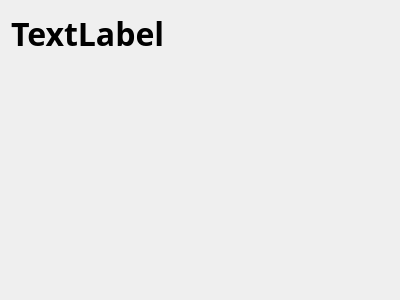
<?xml version="1.0" encoding="UTF-8"?>
<ui version="4.0">
 <class>Principal</class>
 <widget class="QWidget" name="Principal">
  <property name="geometry">
   <rect>
    <x>0</x>
    <y>0</y>
    <width>400</width>
    <height>300</height>
   </rect>
  </property>
  <property name="windowTitle">
   <string>Form</string>
  </property>
  <layout class="QGridLayout" name="gridLayout">
   <item row="1" column="0">
    <widget class="Ventana" name="ventana" native="true">
     <layout class="QGridLayout" name="gridLayout_2">
      <item row="0" column="0">
       <spacer name="verticalSpacer">
        <property name="orientation">
         <enum>Qt::Vertical</enum>
        </property>
        <property name="sizeHint" stdset="0">
         <size>
          <width>20</width>
          <height>223</height>
         </size>
        </property>
       </spacer>
      </item>
     </layout>
    </widget>
   </item>
   <item row="0" column="0">
    <widget class="QLabel" name="lEstado">
     <property name="font">
      <font>
       <family>IPAGothic</family>
       <pointsize>24</pointsize>
       <weight>75</weight>
       <bold>true</bold>
      </font>
     </property>
     <property name="text">
      <string>TextLabel</string>
     </property>
     <property name="textFormat">
      <enum>Qt::AutoText</enum>
     </property>
     <property name="alignment">
      <set>Qt::AlignLeading|Qt::AlignLeft|Qt::AlignVCenter</set>
     </property>
    </widget>
   </item>
  </layout>
 </widget>
 <customwidgets>
  <customwidget>
   <class>Ventana</class>
   <extends>QWidget</extends>
   <header>ventana.h</header>
   <container>1</container>
  </customwidget>
 </customwidgets>
 <resources/>
 <connections/>
</ui>
